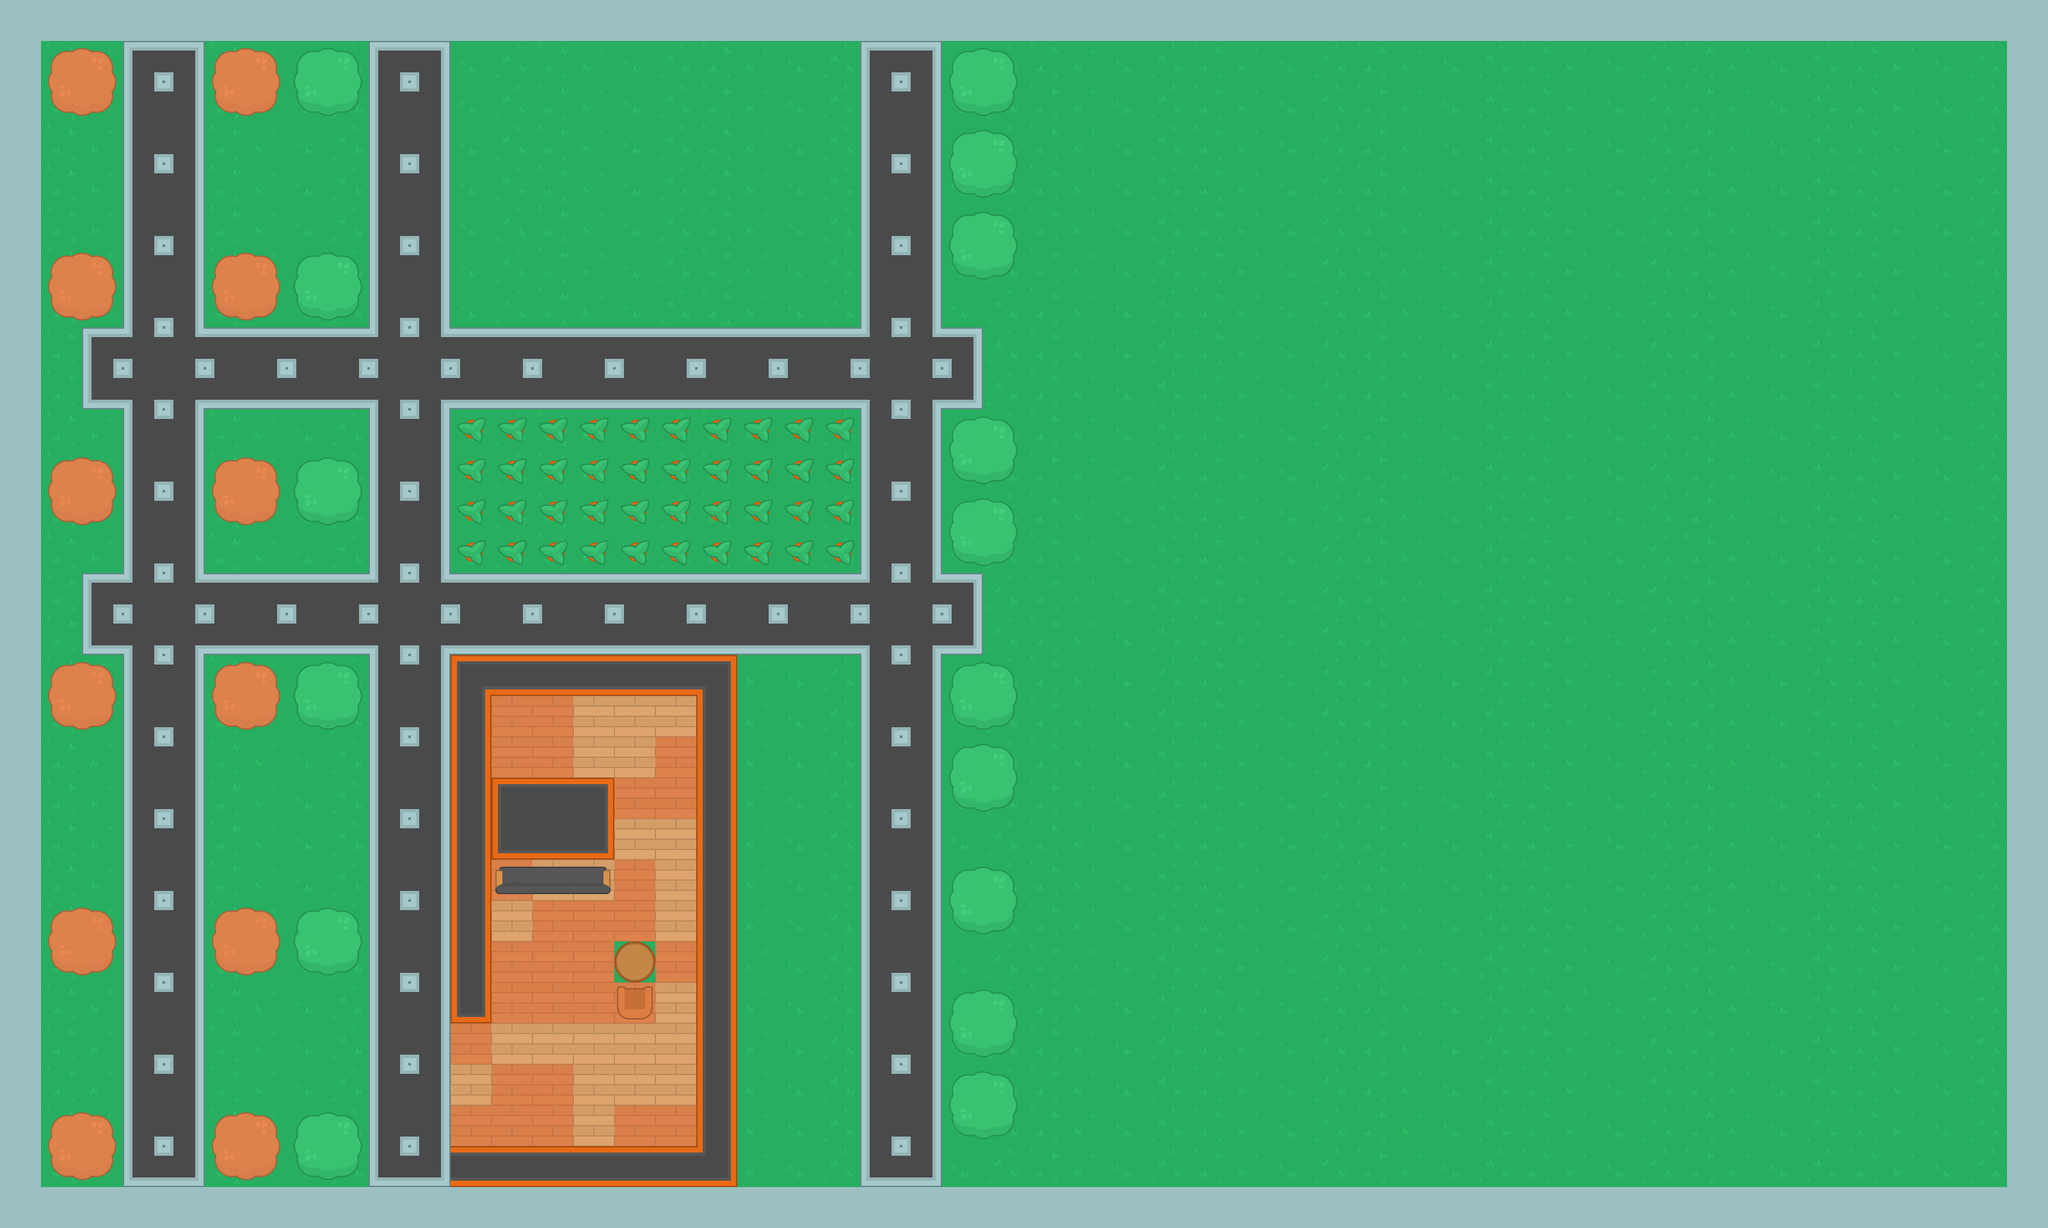

Tiled map render using the project's own tile images. Description and the map definition, with tile-layer contents summarised, below:
An orthogonal 50x30 tile map with 64x64 px tiles, 3 tile layers (Tile Layer 1, Tree, furnatures) and 34 objects (21x wall, 11x zombie, player, health).

<map version="1.0" orientation="orthogonal" renderorder="right-down" width="50" height="30" tilewidth="64" tileheight="64" nextobjectid="48">
 <tileset firstgid="1" name="spritesheet_tiles" tilewidth="64" tileheight="64" spacing="10" tilecount="540">
  <image source="../img/spritesheet_tiles.png" width="1988" height="1470" />
 </tileset>
 <layer name="Tile Layer 1" width="50" height="30">
  <data>[1500 cells, 1495 non-empty, 5 distinct tile ids]</data>
 </layer>
 <layer name="Tree" width="50" height="30">
  <data>[1500 cells, 475 non-empty, 40 distinct tile ids]</data>
 </layer>
 <layer name="furnatures" width="50" height="30">
  <data>[1500 cells, 5 non-empty, 5 distinct tile ids]</data>
 </layer>
 <objectgroup name="Obstacle">
  <object id="9" name="wall" x="0" y="64" width="64" height="1856" />
  <object id="15" name="wall" x="0" y="0" width="3216" height="64" />
  <object id="16" name="wall" x="709.091" y="1027.27" width="433.333" height="60.6061" />
  <object id="17" name="wall" x="709.091" y="1100" width="57.5758" height="500" />
  <object id="18" name="wall" x="1093.94" y="1103.03" width="48.4848" height="750.97" />
  <object id="19" name="wall" x="698.182" y="1796" width="391.818" height="56" />
  <object id="20" name="player" x="224" y="1760" width="68.6665" height="60.6061" />
  <object id="21" name="wall" x="352" y="1056" width="64" height="64" />
  <object id="22" name="wall" x="480" y="1056" width="64" height="64" />
  <object id="23" name="zombie" x="992" y="1136" width="32" height="32" />
  <object id="24" name="zombie" x="816" y="1520" width="32" height="32" />
  <object id="25" name="zombie" x="1040" y="1760" width="32" height="32" />
  <object id="26" name="zombie" x="240" y="944" width="32" height="32" />
  <object id="27" name="zombie" x="240" y="112" width="32" height="32" />
  <object id="28" name="zombie" x="624" y="112" width="32" height="32" />
  <object id="29" name="zombie" x="688" y="944" width="32" height="32" />
  <object id="30" name="zombie" x="1392" y="112" width="32" height="32" />
  <object id="31" name="zombie" x="1392" y="560" width="32" height="32" />
  <object id="32" name="zombie" x="1392" y="944" width="32" height="32" />
  <object id="33" name="zombie" x="1392" y="1776" width="32" height="32" />
  <object id="34" name="wall" x="352" y="1440" width="64" height="64" />
  <object id="35" name="wall" x="480" y="1760" width="64" height="64" />
  <object id="36" name="wall" x="480" y="1424" width="64" height="64" />
  <object id="37" name="wall" x="352" y="1760" width="64" height="64" />
  <object id="38" name="wall" x="96" y="1760" width="64" height="64" />
  <object id="39" name="wall" x="96" y="1440" width="64" height="64" />
  <object id="40" name="wall" x="96" y="1056" width="64" height="64" />
  <object id="41" name="wall" x="3136" y="64" width="64" height="1856" />
  <object id="42" name="wall" x="64" y="1856" width="3072" height="64" />
  <object id="43" name="wall" x="960" y="1472" width="64" height="64" />
  <object id="44" name="wall" x="960" y="1536" width="64" height="64" />
  <object id="45" name="wall" x="768" y="1344" width="192" height="64" />
  <object id="46" name="wall" x="768" y="1216" width="192" height="128" />
  <object id="47" name="health" x="224" y="1280" width="64" height="64" />
 </objectgroup>
</map>
